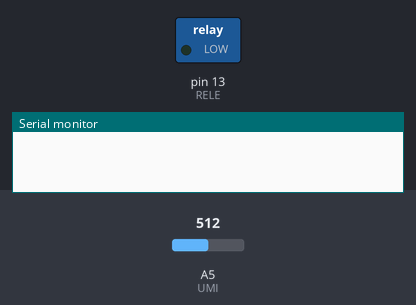
Bench run of a sketch on a simulated Arduino Uno, built with avr-gcc and run on an emulated ATmega328P. Parts: switched loads named in the sketch (green lamp = pin HIGH), the last lines printed to the serial monitor. Inputs (shaded band) come from the test bench; at power-on: A5 (UMI) = 512.

Above: at 0.1 s.
At 0.6 s:
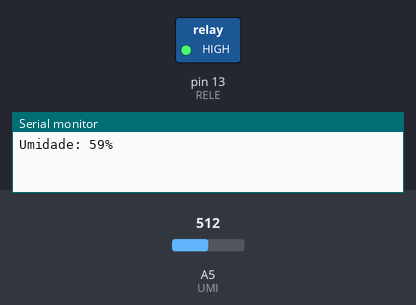
Timing chart, 0 to 2.1 s (numbered marks = the images above):
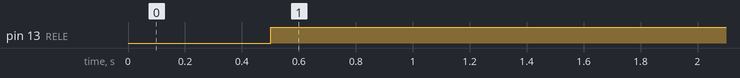

The sketch:

iot.ino
```cpp
//const int RELE = 13;
#define RELE 13
#define UMI A5
int leituraUmidade;
int leituraUmidadeMap;

void setup()
{
  Serial.begin(9600);
  pinMode(RELE, OUTPUT);
  pinMode(UMI, INPUT);
}

void loop()
{
  delay(500);
  leituraUmidade = analogRead(UMI);
  leituraUmidadeMap = map(leituraUmidade, 876, 0, 100, 0);
  Serial.println( (String)"Umidade: " + leituraUmidadeMap + "%" );

  if(leituraUmidadeMap > 47) {
  	digitalWrite(RELE, HIGH);
  } else {
  	digitalWrite(RELE, LOW);
  }
}
```

Measured:
- by itself, pin 13 (RELE): LOW → HIGH at 0.50 s
